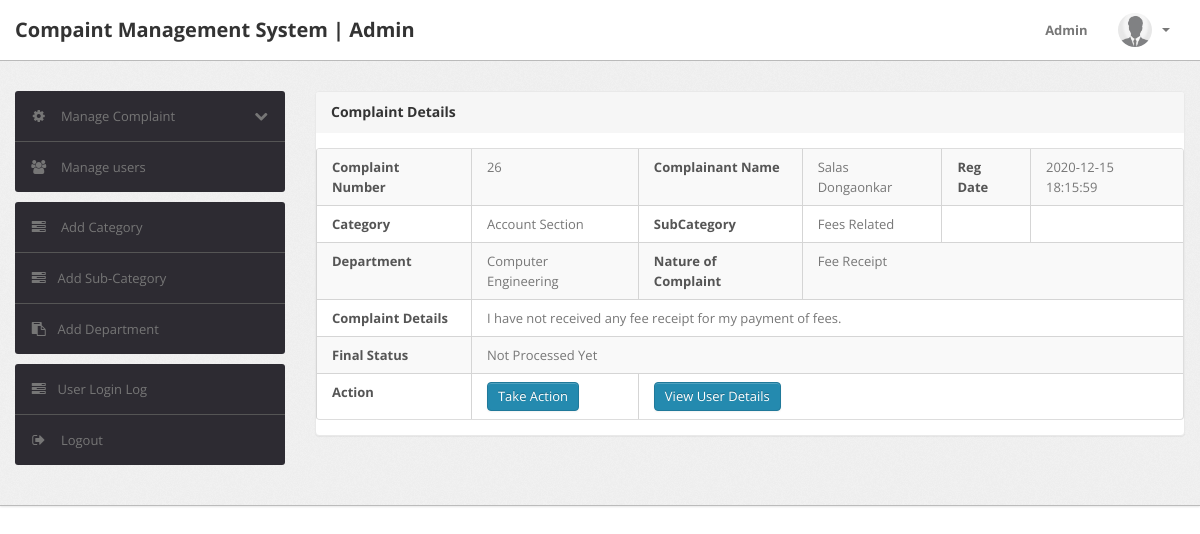
Page /complaint-details.php?cid=26 (signed in) on the committed database.
### tables this page shows
CREATE TABLE `tblcomplaints` (
  `complaintNumber` int(11) NOT NULL,
  `userId` int(11) DEFAULT NULL,
  `category` int(11) DEFAULT NULL,
  `subcategory` varchar(255) DEFAULT NULL,
  `department` varchar(255) DEFAULT NULL,
  `noc` varchar(255) DEFAULT NULL,
  `complaintDetails` mediumtext DEFAULT NULL,
  `regDate` timestamp NULL DEFAULT current_timestamp(),
  `status` varchar(50) DEFAULT NULL,
  `lastUpdationDate` timestamp NULL DEFAULT NULL ON UPDATE current_timestamp()
);

CREATE TABLE `users` (
  `id` int(11) NOT NULL,
  `fullName` varchar(255) DEFAULT NULL,
  `userEmail` varchar(255) DEFAULT NULL,
  `password` varchar(255) DEFAULT NULL,
  `contactNo` bigint(11) DEFAULT NULL,
  `address` tinytext DEFAULT NULL,
  `Department` varchar(255) DEFAULT NULL,
  `country` varchar(255) DEFAULT NULL,
  `pincode` int(6) DEFAULT NULL,
  `userImage` varchar(255) DEFAULT NULL,
  `regDate` timestamp NOT NULL DEFAULT current_timestamp(),
  `updationDate` timestamp NULL DEFAULT '0000-00-00 00:00:00' ON UPDATE current_timestamp(),
  `status` int(1) DEFAULT NULL
);

CREATE TABLE `category` (
  `id` int(11) NOT NULL,
  `categoryName` varchar(255) DEFAULT NULL,
  `categoryDescription` longtext DEFAULT NULL,
  `creationDate` timestamp NULL DEFAULT current_timestamp(),
  `updationDate` timestamp NULL DEFAULT NULL ON UPDATE current_timestamp()
);

### complaint-details.php (the view, shortened to what this page needs)
<?php
include('include/config.php');
if(strlen($_SESSION['alogin'])==0)
{
	header('location:index.php');
}
else
{
?>
<!DOCTYPE html>
<html lang="en">
<head>
	<link type="text/css" href="bootstrap/css/bootstrap.min.css" rel="stylesheet">
	<link type="text/css" href="bootstrap/css/bootstrap-responsive.min.css" rel="stylesheet">
	<link type="text/css" href="css/theme.css" rel="stylesheet">
	<link type="text/css" href="images/icons/css/font-awesome.css" rel="stylesheet">
</head>
<body>
	<?php include('include/header.php');?>
	<div class="wrapper">
		<div class="container">
			<div class="row">
				<?php include('include/sidebar.php');?>
				<div class="span9">
					<div class="content">
						<div class="module">
							<div class="module-head">
								<h3>Complaint Details</h3>
							</div>
							<div class="module-body table">
								<table cellpadding="0" cellspacing="0" border="0" class="datatable-1 table table-bordered table-striped	 display" width="100%">
									<tbody>
										<?php $st='closed';
										$query=mysqli_query($con,"select tblcomplaints.*,users.fullName as name,category.categoryName as catname from tblcomplaints join users on users.id=tblcomplaints.userId join category on category.id=tblcomplaints.category where tblcomplaints.complaintNumber='".$_GET['cid']."'");
										while($row=mysqli_fetch_array($query))
										{
											?>
											<tr>
												<td><b>Complaint Number</b></td>
												<td><?php echo htmlentities($row['complaintNumber']);?></td>
												<td><b>Complainant Name</b></td>
												<td> <?php echo htmlentities($row['name']);?></td>
												<td><b>Reg Date</b></td>
												<td><?php echo htmlentities($row['regDate']);?>
												</td>
											</tr>
											<tr>
												<td><b>Category </b></td>
												<td><?php echo htmlentities($row['catname']);?></td>
												<td><b>SubCategory</b></td>
												<td> <?php echo htmlentities($row['subcategory']);?></td>
												<td></td>
												<td></td>
											</tr>
											<tr>
												<td><b>Department </b></td>
												<td><?php echo htmlentities($row['department']);?></td>
												<td ><b>Nature of Complaint</b></td>
												<td colspan="3"> <?php echo htmlentities($row['noc']);?></td>
											</tr>
											<tr>
												<td><b>Complaint Details </b></td>
												<td colspan="5"> <?php echo htmlentities($row['complaintDetails']);?></td>
											</tr>
											<tr>
												<td><b>Final Status</b></td>
												<td colspan="5"><?php if($row['status']=="")
													{
														echo "Not Processed Yet";
													}
													else
													{
											 			echo htmlentities($row['status']);
											 		}?>
												</td>
											</tr>
											<tr>
												<td><b>Action</b></td>
												<td>
													<?php
													if($row['status']=="closed")
													{}
													else
													{?>
														<a href="javascript:void(0);" onClick="popUpWindow('updatecomplaint.php?cid=<?php echo htmlentities($row['complaintNumber']);?>');" title="Update order">
															<button type="button" class="btn btn-primary">Take Action</button>
														</a><?php
													} ?>
												</td>
												<td colspan="4">
													<a href="javascript:void(0);" onClick="popUpWindow('userprofile.php?uid=<?php echo htmlentities($row['userId']);?>');" title="Update order">
													<button type="button" class="btn btn-primary">View User Details</button></a>
												</td>
											</tr>
											<?php
										} ?>
									</table>
								</div>
							</div>
					</div>
				</div>
			</div>
		</div>
	</div>
</body>
<?php } ?>

### css/theme.css (style rules this page uses)
body { font-size: 13px; font-family: 'Open Sans', Arial, sans-serif; background: #fff; color: #777 }
h1, h2, h3, h4, h5, h6 { color: #333; margin-top: 0 }
h3 { font-size: 20px }
strong, b { color: #555 }
.wrapper { background: url(../images/bg.png) #eee; border-bottom: 1px solid #bbb; -webkit-box-shadow: 0 1px 2px rgba(0,0,0,0.1); -moz-box-shadow: 0 1px 2px rgba(0,0,0,0.1); box-shadow: 0 1px 2px rgba(0,0,0,0.1); padding: 30px 0 }
select, textarea, input[type="text"], input[type="password"], input[type="datetime"], input[type="datetime-local"], input[type="date"], input[type="month"], input[type="time"], input[type="week"], input[type="number"], input[type="email"], input[type="url"], input[type="search"], input[type="tel"], input[type="color"], .uneditable-input, label, input, button, select, textarea { -webkit-border-radius: 3px; -moz-border-radius: 3px; border-radius: 3px; font-size: 13px; font-family: 'Open Sans', Tahoma, Arial, sans-serif }
.module { background: #fff; -webkit-border-radius: 3px; -moz-border-radius: 3px; border-radius: 3px; border: 1px solid #ccc; border-bottom-color: #bbb; -webkit-box-shadow: 0 0 1px rgba(0,0,0,0.2); -moz-box-shadow: 0 0 1px rgba(0,0,0,0.2); box-shadow: 0 0 1px rgba(0,0,0,0.2); margin-bottom: 30px }
.btn, .btn-box { -webkit-border-radius: 3px; -moz-border-radius: 3px; border-radius: 3px }
.btn { font-size: 13px; font-weight: 600 }
.btn { display: inline-block; margin-bottom: 0; font-weight: 400; text-align: center; vertical-align: middle; cursor: pointer; background-image: none; border: 1px solid transparent; white-space: nowrap; padding: 4px 10px; font-size: 13px; line-height: 1.42857; border-radius: 4px; -webkit-user-select: none; -moz-user-select: none; -ms-user-select: none; user-select: none }
.btn-primary { color: #fff; background-color: #248aaf; border-color: #20799a }
.table { margin-bottom: 0 }
.table th, .table td { border-color: #d5d5d5!important }
.table-bordered thead:first-child tr:first-child>th:first-child, .table-bordered tbody:first-child tr:first-child>td:first-child { -webkit-border-top-left-radius: 2px; -moz-border-radius-topleft: 2px; border-top-left-radius: 2px }
.table-bordered thead:first-child tr:first-child>th:last-child, .table-bordered tbody:first-child tr:first-child>td:last-child { -webkit-border-top-right-radius: 2px; -moz-border-radius-topright: 2px; border-top-right-radius: 2px }
.table-bordered thead:last-child tr:last-child>th:first-child, .table-bordered tbody:last-child tr:last-child>td:first-child, .table-bordered tfoot:last-child tr:last-child>td:first-child { -webkit-border-bottom-left-radius: 2px; -moz-border-radius-bottomleft: 2px; border-bottom-left-radius: 2px }
.table-bordered thead:last-child tr:last-child>th:last-child, .table-bordered tbody:last-child tr:last-child>td:last-child, .table-bordered tfoot:last-child tr:last-child>td:last-child { -webkit-border-bottom-right-radius: 2px; -moz-border-radius-bottomright: 2px; border-bottom-right-radius: 2px }
.module { box-shadow: 0 0 3px rgba(0,0,0,.1); border-color: #e9e9e9; margin-bottom: 20px; background-color: #fff; border-radius: 4px; -webkit-box-shadow: 0 1px 1px rgba(0,0,0,.05); box-shadow: 0 1px 1px rgba(0,0,0,.05); }
.module-head { color: #767676; background-color: #f6f6f6; border-color: #e9e9e9; padding: 10px 15px; border-bottom: 1px solid transparent; border-top-right-radius: 3px; border-top-left-radius: 3px; }
.module-head h3 { font-size: 14px; line-height: 20px; height: 20px; margin: 0 }
.module-body { padding: 15px }
.module-body.table { padding: 15px 0 }
.module-body.table .table th, .module-body.table .table td { padding-left: 15px; padding-right: 15px }

### rows in the picture
tblcomplaints: complaintNumber "26", userId.fullName "Salas Dongaonkar", regDate "2020-12-15 18:15:59", category.categoryName "Account Section", subcategory "Fees Related", department "Computer Engineering", noc "Fee Receipt", complaintDetails "I have not received any fee receipt for my payment of fees.", shows "Not Processed Yet"
